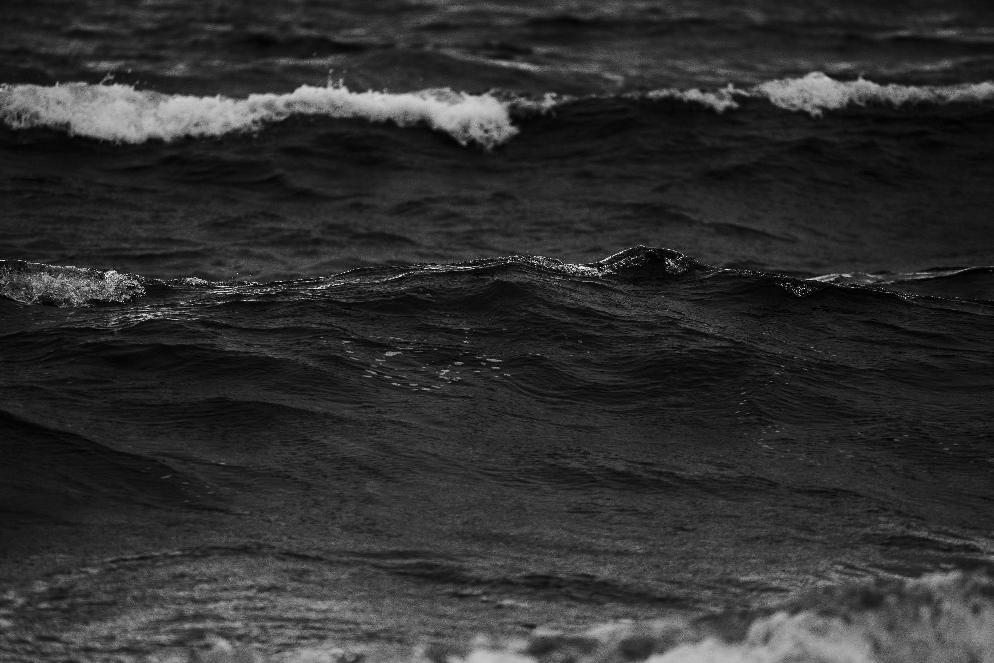
#> input picture imagenes/sea.jpg, 994 x 663 px
$ python p7_colorear_gris.py
#> lines starting #> are read from the running program, lines starting #| are printed output that depends on the picture
from PIL import Image, ImageOps
import matplotlib.pyplot as plt

def colorear(ruta):
#> called with ruta = 'imagenes/sea.jpg'
    gris = Image.open(ruta).convert("L")
#> gris is the input picture: PIL image 994x663 L; min 0, max 255, mean 47.6
    g = ImageOps.autocontrast(gris, cutoff=1)
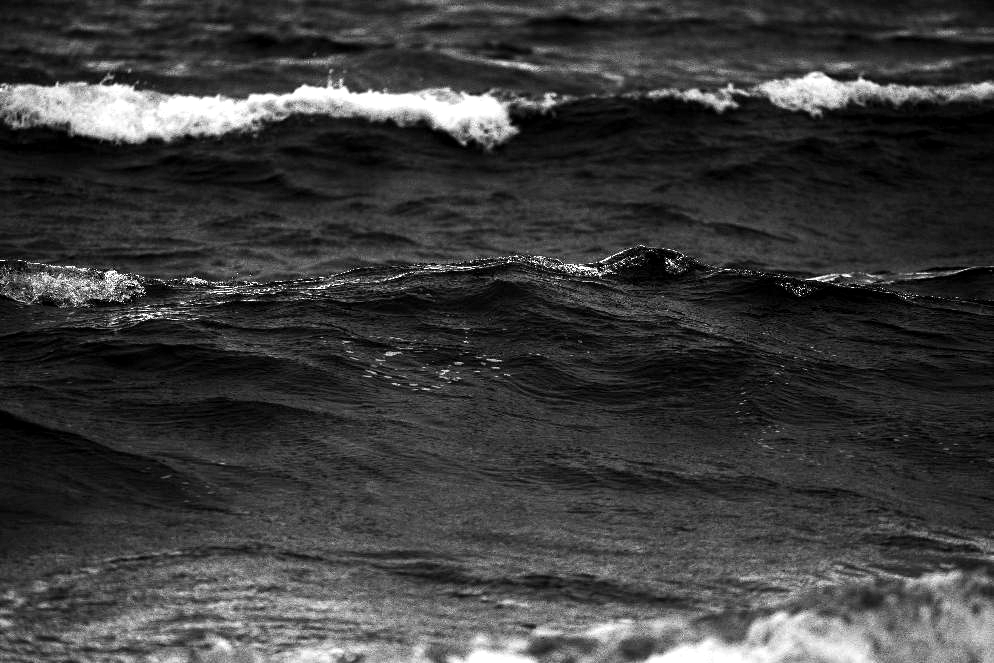
#> g: PIL image 994x663 L; min 0, max 255, mean 60.2
    color = ImageOps.colorize(g, black=(0, 40, 140), mid=(10, 90, 210), white=(255, 255, 255), midpoint=60)
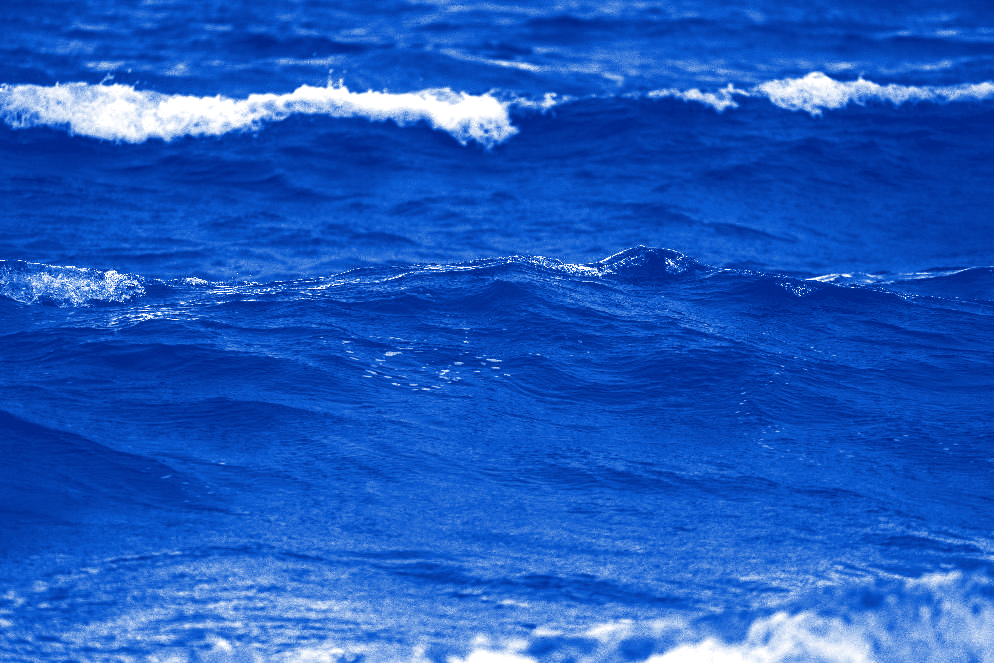
#> color: PIL image 994x663 RGB; mean R, G, B 29.2, 89.9, 192.9

    fig, ax = plt.subplots(1, 2, figsize=(13, 4.5))
    ax[0].imshow(gris, cmap="gray")
    ax[0].set_title("Figura original en Gris")
    ax[1].imshow(color)
    ax[1].set_title("Figura coloreada")
    for a in ax:
        a.axis("off")
    plt.tight_layout()
    plt.show()
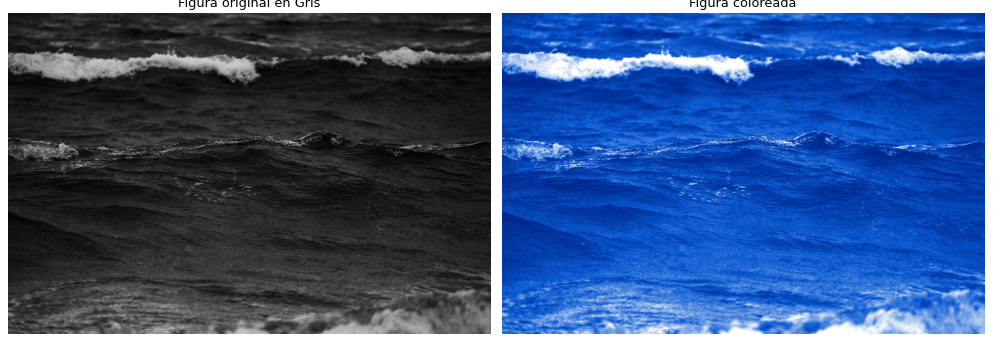
#> figure drawn by matplotlib, 2 panels

if __name__ == "__main__":
    colorear("imagenes/sea.jpg")

$ run again, with imagenes/fig_02.jpg copied over imagenes/sea.jpg
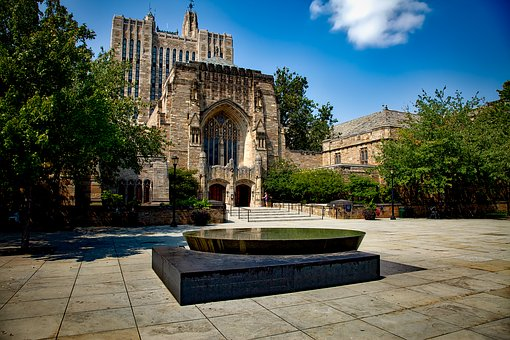
#> input picture imagenes/fig_02.jpg, 510 x 340 px
#> in colorear, `color = ImageOps.colorize(g, black=(0, 40, 140), mid=(10, 90, 210), wh..`:
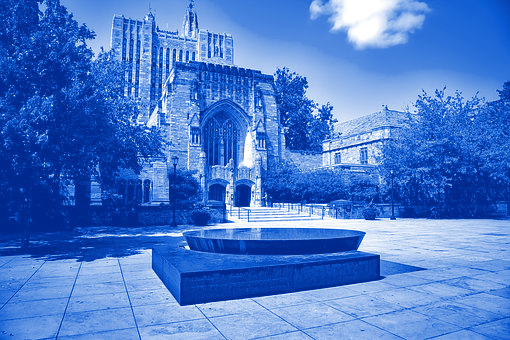
#> color: PIL image 510x340 RGB; mean R, G, B 73.2, 122.8, 206.1
#> in colorear, `plt.show()`:
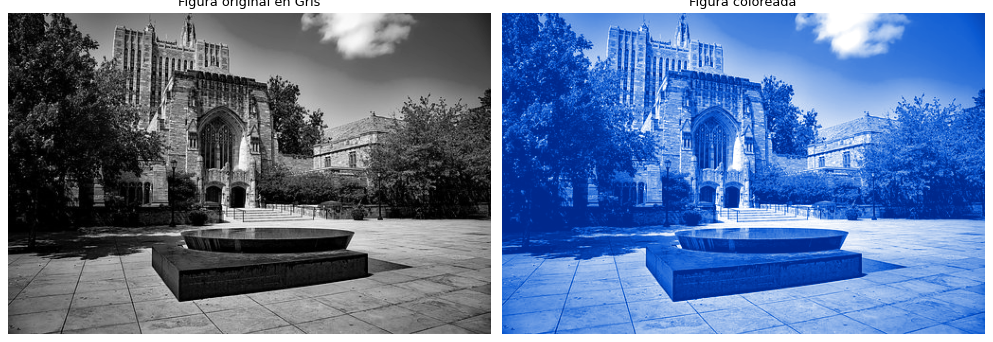
#> figure drawn by matplotlib, 2 panels
